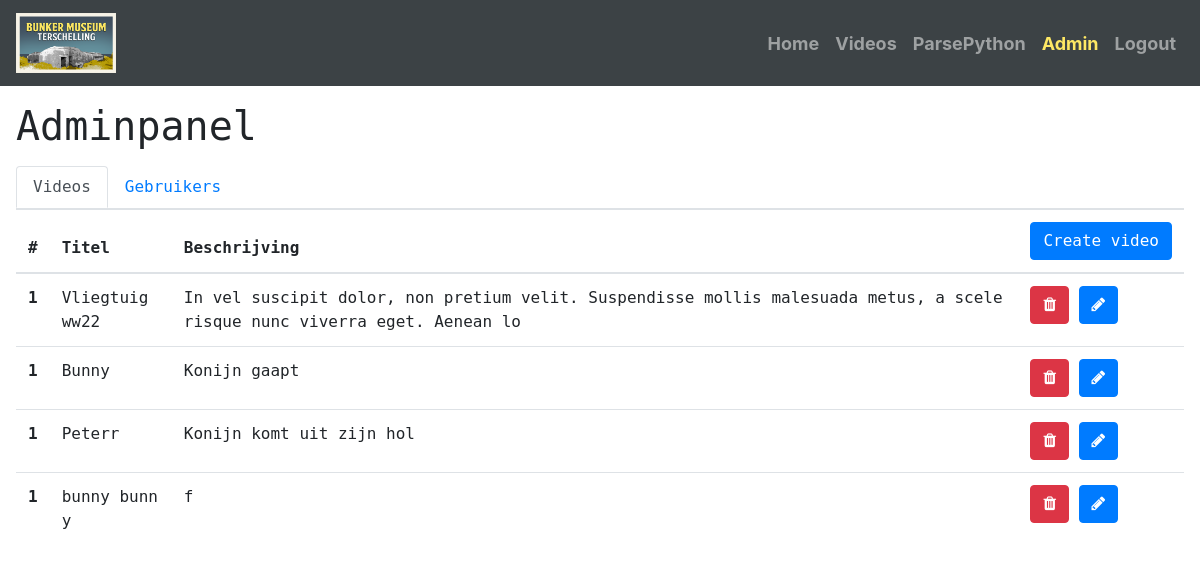
The page /admin (signed in) on the database its author committed.
### models.py (models this page shows)
class Video(db.Model):
    id = db.Column(db.Integer, primary_key=True)
    title = db.Column(db.String(64), index=True)
    beschrijving = db.Column(db.String(120), index=True)
    cords = db.Column(db.String(120), index=True)
    href = db.Column(db.String(120), index=True)

### admin.py (the view)
@admin.route("/admin", methods=['GET'])
@login_required
def adminPanel():
    video_data = Video.query.all()
    user_data = User.query.all()
    return render_template('admin/admin.html', video_data=video_data, user_data=user_data);

### __init__.py (called while the page is built)
@login_manager.user_loader
def load_user(user_id):
    return User.query.get(int(user_id))

### templates/admin/admin.html (shortened to what this page needs)
{% set active_page = "admin" %}
{% extends "base.html" %}
    {% block content %}
    <h1>Adminpanel</h1>
    <div class="nav nav-tabs" id="nav-tab" role="tablist" style="margin-top: 1em;">
        <a class="nav-link active" id="nav-home-tab" data-toggle="tab" href="#nav-home" role="tab"
            aria-controls="nav-home" aria-selected="true">Videos</a>
        <a class="nav-link" id="nav-profile-tab" data-toggle="tab" href="#nav-profile" role="tab"
            aria-controls="nav-profile" aria-selected="false">Gebruikers</a>
    </div>
    <div class="tab-content" id="nav-tabContent">
        <div class="tab-pane fade show active" id="nav-home" role="tabpanel" aria-labelledby="nav-home-tab">
            <table class="table">
                <thead>
                    <tr>
                        <th scope="col">#</th>
                        <th scope="col">Titel</th>
                        <th scope="col">Beschrijving</th>
                        <th scope="col">
                            <button type="button" class="btn btn-primary" data-toggle="modal" data-target="#CreateModal"
                                style="float: right;" data-whatever="@mdo">Create video</button>
                        </th>
                    </tr>
                </thead>
                <tbody>
                    {% for video in video_data %}
                    <tr>
                        <th scope="row">1</th>
                        <td>{{video.title}}</td>
                        <td>{{video.beschrijving}}</td>
                        <td><button type="button" class="btn btn-danger" data-toggle="modal"
                                data-target="#DeleteBevestiging"><i class="fa fa-trash" aria-hidden="true"></i></button>
                            <button type="button" class="btn btn-primary" data-toggle="modal"
                                data-target="#editModal{{ video.id }}" data-whatever="@mdo"><i class="fa fa-pencil"
                                    aria-hidden="true"></i></button>
                        </td>
                    </tr>
                    {% endfor %}
                </tbody>
            </table>
        </div>
    </div>
    </div>
    {% endblock %}

### templates/base.html (shortened to what this page needs)
<!DOCTYPE html>
<html>
<head>
    <link rel="stylesheet" href="{{ url_for('static', filename='css/style.css') }}" type="text/css">
    <link rel="stylesheet" href="https://maxcdn.bootstrapcdn.com/bootstrap/4.0.0/css/bootstrap.min.css"
>
    <link rel="stylesheet" href="https://cdnjs.cloudflare.com/ajax/libs/font-awesome/4.7.0/css/font-awesome.min.css">
</head>
<body>
    <div class="overlay">
        <div id="container">
            <header>
                <nav class="navbar  navbar-expand-lg navbar-dark  scrolling-navbar" id="test">
                    <a class="navbar-brand" href="{{ url_for('main.index') }}"><img class="nav-img-logo"
                            src="../static/images/LogoBunkersTS2.png" width="100px" height="60px"></img></a>
                    <div class="collapse navbar-collapse" id="navbarSupportedContent">
                        {% if current_user.is_authenticated %}
                        {% set navigation_bar = [
                        ('/', 'index', 'Home'),
                        ('/videos', 'Videos', 'Videos'),
                        ('/parsePython', 'parsePython', 'ParsePython'),
                        ('/admin', 'admin', 'Admin'),
                        ('/logout', 'logout','Logout'),
                        ] -%}
                        {% else %}
                        {% set navigation_bar = [
                        ('/login', 'Login', 'Login'),
                        ] -%}
                        {% endif %}
                        {% set active_page = active_page|default('index') -%}
                        <ul class=" navigation navbar-nav ml-auto menu">
                            {% for href, id, caption in navigation_bar %}
                            <li {% if id==active_page %} class="active" {% endif %}><a class="nav-link"
                                    href="{{ href|e }}">{{ caption|e }}</a>
                            </li>
                            {% endfor %}
                        </ul>
                    </div>
                </nav>
            </header>
            <main>
                {% block content %}
                {% endblock %}
        </div>
</body>

### static/css/style.css (style rules this page uses)
main { font-family: DejaVu Sans Mono, monospace; flex: 1; display: flex; word-break: break-all; padding: 1em; }
.active .nav-link { color: #FEE864 !important; font-size: 18px; font-weight: bold; }
nav { background-color: #3C4245; }
nav a { color: #fff; font-size: 18px; font-weight: bold; }
#container { width: 100%; height: 100VH; margin: 0 auto; display: flex; flex-direction: column; }
html { height: 100%; }
body { height: 100%; margin: 0; background-repeat: no-repeat; background-attachment: fixed; }
.show { display: block; }

### rows shown on the page
Video: title "Vliegtuig ww22", beschrijving "In vel suscipit dolor, non pretium velit. Suspendisse mollis malesuada metus, a scelerisque nunc viverra eget. Aenean lo"
Video: title "Bunny", beschrijving "Konijn gaapt"
Video: title "Peterr", beschrijving "Konijn komt uit zijn hol"
Video: title "bunny bunny", beschrijving "f"

### other values the page prints
{{ caption|e }} "Home" "Videos" "ParsePython" "Admin" "Logout"
